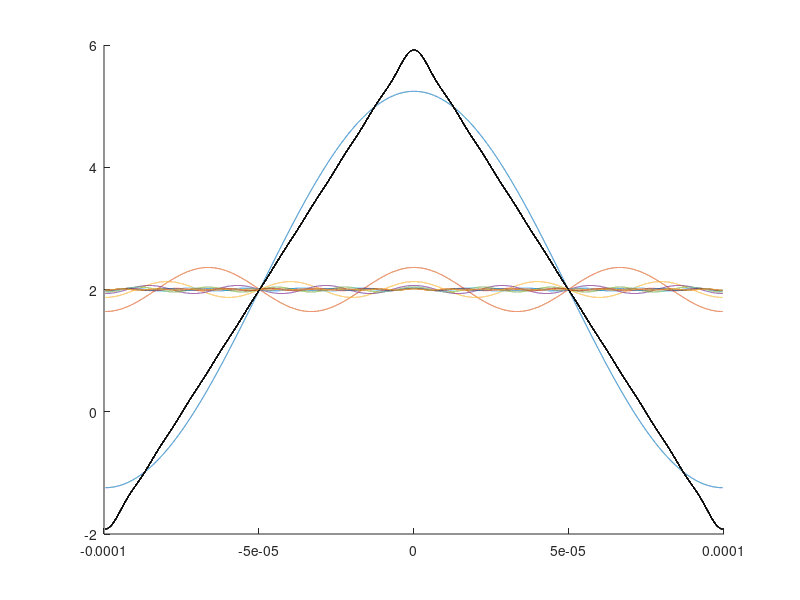

This figure's MATLAB source:
x=[-0.5/5020:10^(-8):0.5/5020];h=[];
for k=1:10;
    h(k,:)=(4*8/((pi*(2*k-1))^2))*cos((2*k-1)*2*pi*5020*x);
end
hold on
for k=1:length(h(:,1));
    plot(x,2+h(k,:))
    plot(x,2+sum(h),'k')
end
